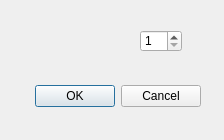
<?xml version="1.0" encoding="UTF-8"?>
<ui version="4.0">
 <class>DialogDeleteString</class>
 <widget class="QDialog" name="DialogDeleteString">
  <property name="geometry">
   <rect>
    <x>0</x>
    <y>0</y>
    <width>224</width>
    <height>140</height>
   </rect>
  </property>
  <property name="windowTitle">
   <string>Dialog</string>
  </property>
  <widget class="QDialogButtonBox" name="buttonBox">
   <property name="geometry">
    <rect>
     <x>20</x>
     <y>80</y>
     <width>181</width>
     <height>32</height>
    </rect>
   </property>
   <property name="orientation">
    <enum>Qt::Horizontal</enum>
   </property>
   <property name="standardButtons">
    <set>QDialogButtonBox::Cancel|QDialogButtonBox::Ok</set>
   </property>
  </widget>
  <widget class="QSpinBox" name="spinBox">
   <property name="geometry">
    <rect>
     <x>140</x>
     <y>30</y>
     <width>42</width>
     <height>22</height>
    </rect>
   </property>
   <property name="minimum">
    <number>1</number>
   </property>
   <property name="maximum">
    <number>999999</number>
   </property>
  </widget>
 </widget>
 <resources/>
 <connections>
  <connection>
   <sender>buttonBox</sender>
   <signal>accepted()</signal>
   <receiver>DialogDeleteString</receiver>
   <slot>accept()</slot>
   <hints>
    <hint type="sourcelabel">
     <x>248</x>
     <y>254</y>
    </hint>
    <hint type="destinationlabel">
     <x>157</x>
     <y>274</y>
    </hint>
   </hints>
  </connection>
  <connection>
   <sender>buttonBox</sender>
   <signal>rejected()</signal>
   <receiver>DialogDeleteString</receiver>
   <slot>reject()</slot>
   <hints>
    <hint type="sourcelabel">
     <x>316</x>
     <y>260</y>
    </hint>
    <hint type="destinationlabel">
     <x>286</x>
     <y>274</y>
    </hint>
   </hints>
  </connection>
 </connections>
</ui>
